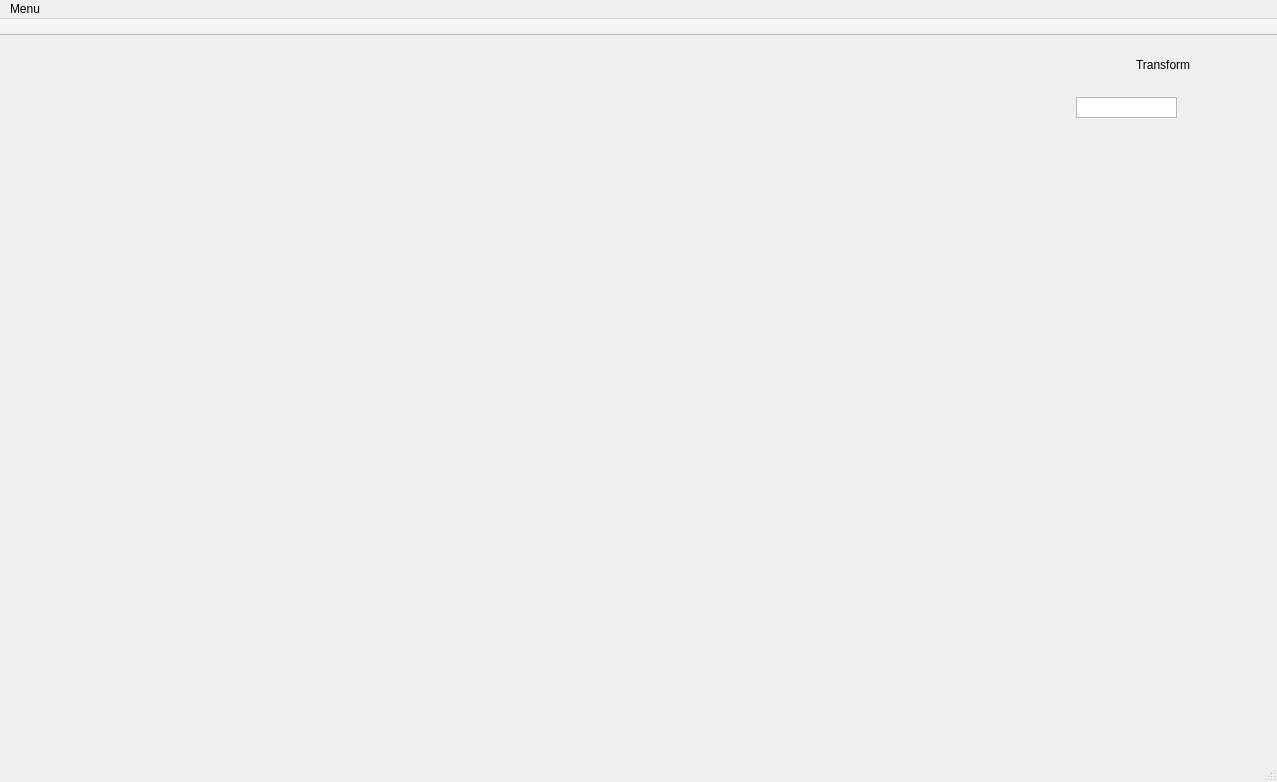
<?xml version="1.0" encoding="UTF-8"?>
<ui version="4.0">
 <class>HappyQtTestClass</class>
 <widget class="QMainWindow" name="HappyQtTestClass">
  <property name="geometry">
   <rect>
    <x>0</x>
    <y>0</y>
    <width>1277</width>
    <height>782</height>
   </rect>
  </property>
  <property name="windowTitle">
   <string>HappyQtTest</string>
  </property>
  <widget class="QWidget" name="centralWidget">
   <layout class="QGridLayout" name="gridLayout">
    <item row="0" column="0">
     <widget class="happytest::MainGame" name="gameWidget" native="true">
      <property name="sizePolicy">
       <sizepolicy hsizetype="Expanding" vsizetype="Expanding">
        <horstretch>0</horstretch>
        <verstretch>0</verstretch>
       </sizepolicy>
      </property>
      <property name="mouseTracking">
       <bool>true</bool>
      </property>
      <property name="autoFillBackground">
       <bool>false</bool>
      </property>
     </widget>
    </item>
    <item row="0" column="1">
     <widget class="QFrame" name="frame">
      <property name="sizePolicy">
       <sizepolicy hsizetype="Preferred" vsizetype="Preferred">
        <horstretch>0</horstretch>
        <verstretch>0</verstretch>
       </sizepolicy>
      </property>
      <property name="minimumSize">
       <size>
        <width>200</width>
        <height>500</height>
       </size>
      </property>
      <property name="autoFillBackground">
       <bool>false</bool>
      </property>
      <property name="frameShape">
       <enum>QFrame::NoFrame</enum>
      </property>
      <property name="frameShadow">
       <enum>QFrame::Plain</enum>
      </property>
      <property name="lineWidth">
       <number>0</number>
      </property>
      <widget class="QTextEdit" name="textEdit">
       <property name="geometry">
        <rect>
         <x>10</x>
         <y>50</y>
         <width>101</width>
         <height>21</height>
        </rect>
       </property>
       <property name="verticalScrollBarPolicy">
        <enum>Qt::ScrollBarAlwaysOff</enum>
       </property>
       <property name="horizontalScrollBarPolicy">
        <enum>Qt::ScrollBarAlwaysOff</enum>
       </property>
      </widget>
      <widget class="QLabel" name="label">
       <property name="geometry">
        <rect>
         <x>70</x>
         <y>10</y>
         <width>61</width>
         <height>16</height>
        </rect>
       </property>
       <property name="text">
        <string>Transform</string>
       </property>
      </widget>
     </widget>
    </item>
   </layout>
  </widget>
  <widget class="QMenuBar" name="menuBar">
   <property name="geometry">
    <rect>
     <x>0</x>
     <y>0</y>
     <width>1277</width>
     <height>18</height>
    </rect>
   </property>
   <widget class="QMenu" name="menuNew">
    <property name="title">
     <string>Menu</string>
    </property>
    <addaction name="actionSave"/>
    <addaction name="actionSave_as"/>
    <addaction name="actionLoad"/>
    <addaction name="actionLoad_2"/>
    <addaction name="separator"/>
    <addaction name="actionExit_2"/>
   </widget>
   <addaction name="menuNew"/>
  </widget>
  <widget class="QStatusBar" name="statusBar"/>
  <widget class="QToolBar" name="mainToolBar">
   <property name="movable">
    <bool>false</bool>
   </property>
   <attribute name="toolBarArea">
    <enum>TopToolBarArea</enum>
   </attribute>
   <attribute name="toolBarBreak">
    <bool>false</bool>
   </attribute>
  </widget>
  <action name="actionSave">
   <property name="text">
    <string>New</string>
   </property>
  </action>
  <action name="actionSave_as">
   <property name="text">
    <string>Save</string>
   </property>
  </action>
  <action name="actionLoad">
   <property name="text">
    <string>Save as..</string>
   </property>
  </action>
  <action name="actionExit">
   <property name="text">
    <string>Exit</string>
   </property>
  </action>
  <action name="actionLoad_2">
   <property name="text">
    <string>Load</string>
   </property>
  </action>
  <action name="actionExit_2">
   <property name="text">
    <string>Exit</string>
   </property>
  </action>
 </widget>
 <layoutdefault spacing="6" margin="11"/>
 <customwidgets>
  <customwidget>
   <class>happytest::MainGame</class>
   <extends>QWidget</extends>
   <header>maingame.h</header>
   <container>1</container>
  </customwidget>
 </customwidgets>
 <resources>
  <include location="HappyQtTest.qrc"/>
 </resources>
 <connections/>
</ui>
